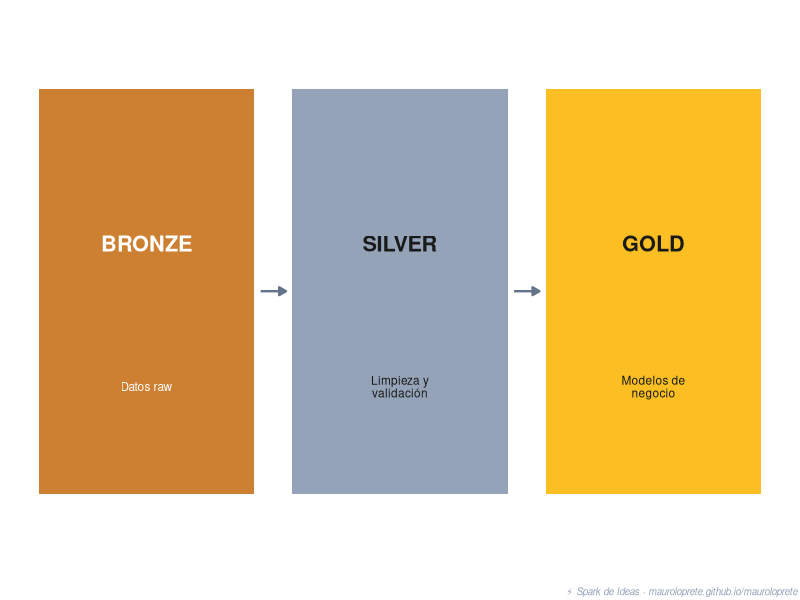

Write R code to recreate this figure.
## ---- chunk 1
#| echo: false
#| warning: false
#| message: false
#| fig-width: 7
#| fig-height: 1.5
#| fig-align: center
#| fig-cap: "Arquitectura Medallion: Bronze (datos raw), Silver (limpieza y validación), Gold (modelos de negocio)."

library(ggplot2)

med <- data.frame(
  x = 1:3,
  label = c("BRONZE", "SILVER", "GOLD"),
  sub = c("Datos raw", "Limpieza y\nvalidación", "Modelos de\nnegocio"),
  color = c("#cd7f32", "#94a3b8", "#fbbf24"),
  text_color = c("white", "#1a1a1a", "#1a1a1a")
)

arrows <- data.frame(x = 1:2, xend = 2:3)

ggplot(med) +
  geom_tile(aes(x = x, y = 0, fill = color), width = 0.85, height = 0.85,
            color = NA, show.legend = FALSE) +
  geom_text(aes(x = x, y = 0.1, label = label, color = text_color),
            fontface = "bold", size = 5.5, show.legend = FALSE) +
  geom_text(aes(x = x, y = -0.2, label = sub, color = text_color),
            size = 3, lineheight = 0.9, show.legend = FALSE) +
  geom_segment(data = arrows, aes(x = x + 0.45, xend = xend - 0.45, y = 0, yend = 0),
               arrow = arrow(length = unit(0.2, "cm"), type = "closed"),
               color = "#64748b", linewidth = 0.8) +
  scale_fill_identity() +
  scale_color_identity() +
  coord_cartesian(ylim = c(-0.55, 0.55)) +
  labs(caption = "\u26a1 Spark de Ideas \u00b7 mauroloprete.github.io/mauroloprete") +
  theme_void() +
  theme(plot.margin = margin(2, 2, 2, 2),
        plot.caption = element_text(color = "#94a3b8", size = 7, hjust = 1, face = "italic"))
